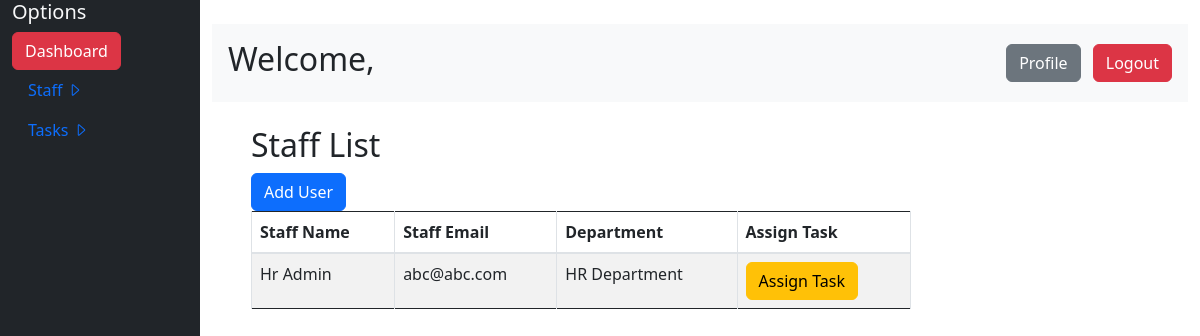
/staff_list/, run on an earlier commit of the app's database.
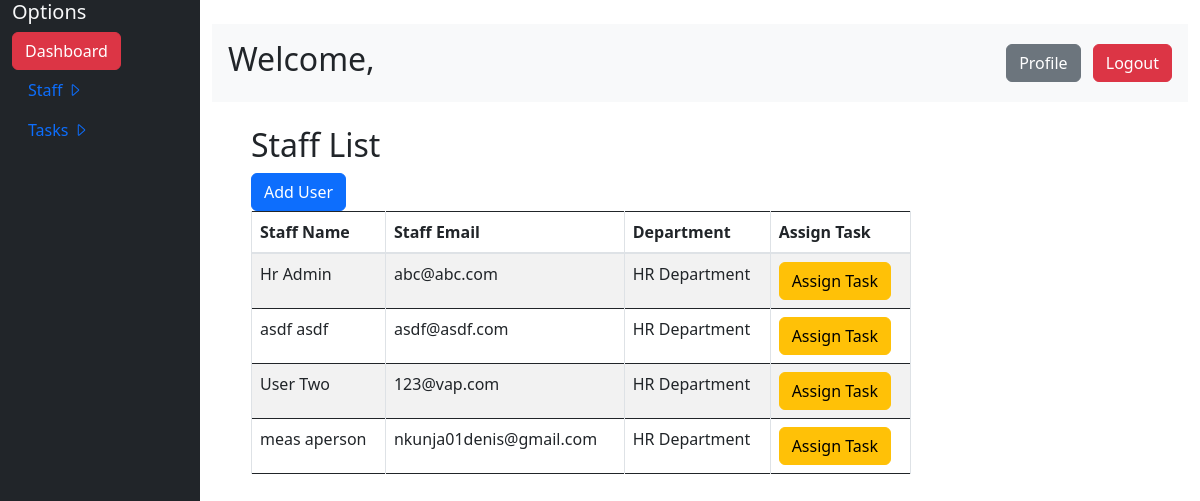
And on a later commit of the database.
### work/models.py (models this page shows, shortened)
class UserProfile(AbstractBaseUser, PermissionsMixin):
    email = models.EmailField(unique=True)
    first_name = models.CharField(max_length=30)
    last_name = models.CharField(max_length=30)
    date_joined = models.DateTimeField(default=timezone.now)
    is_active = models.BooleanField(default=True)
    is_staff = models.BooleanField(default=False)
    role = models.CharField(max_length=100, default='employee')  # Default role is 'employee'
    department = models.ForeignKey(Department, related_name='employees', on_delete=models.SET_NULL, null=True)
    objects = UserProfileManager()
    USERNAME_FIELD = 'email'
    REQUIRED_FIELDS = ['first_name', 'last_name']

class Department(models.Model):
    name = models.CharField(max_length=100)

### work/views.py (the view)
# urls.py: path('staff_list/', views.StaffView, name="staff_list"),
def StaffView(request):
    if request.method == 'GET':
        users = UserProfile.objects.all()
    else:
        users = None
    return render(request, 'staff.html', {'users': users})

### templates/staff.html
{% extends "base.html" %}
{% block maincontent %}
<div class="col-md-9">
    <div class="container mt-4">
        <h2>Staff List</h2>
        <a href="{% url 'add_user' %}" class="btn btn-primary">Add User</a>
        <div class="card-body">
            {% if users %}
            <div class="table-responsive">
                <table id="example" class="display table dataTable table-striped table-bordered">
                    <thead>
                        <tr>
                            <th>Staff Name</th>
                            <th>Staff Email</th>
                            <th>Department</th>
                            <th>Assign Task</th>
                        </tr>
                    </thead>
                    <tbody>
                        {% for user in users %}
                        <tr>
                            <td>{{ user.first_name }} {{ user.last_name }}</td>
                            <td>{{ user.email }} </td>
                            <td>{{ user.department.name }}</td>
                            <td>
                                <a href="{% url 'add_tasks' user.id %}">
                                    <button class="btn btn-warning">Assign Task</button>
                                </a>
                            </td>
                        </tr>
                        {% endfor %}
                    </tbody>
                </table>
            </div>
            {% else %}
            <p>No users found.</p>
            {% endif %}
        </div>
    </div>
</div>
{% endblock maincontent %}

What changed in the data, as far as the page shows it:
added UserProfile: first_name "asdf", last_name "asdf", email "asdf@asdf.com", department.name "HR Department"
added UserProfile: first_name "User", last_name "Two", email "123@vap.com", department.name "HR Department"
added UserProfile: first_name "meas", last_name "aperson", email "nkunja01denis@gmail.com", department.name "HR Department"
